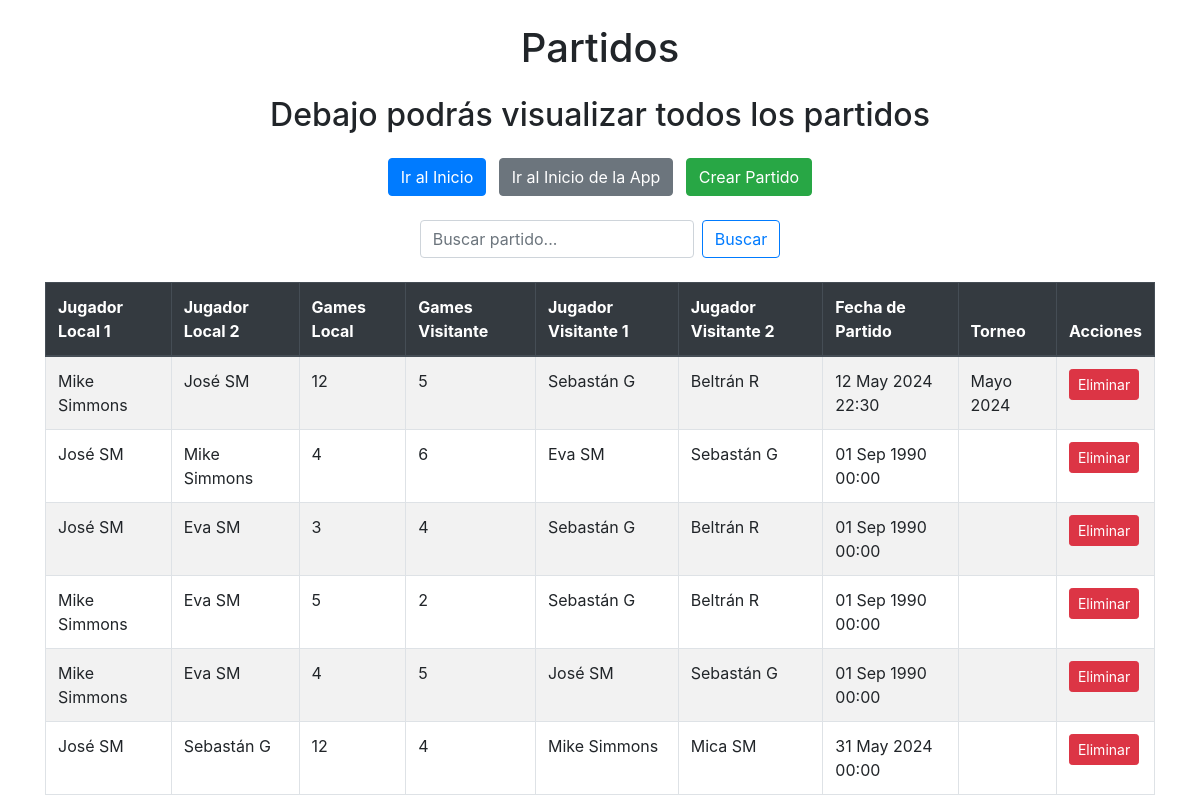
/partidos/partidos_list (signed in), run on an earlier commit of the app's database.
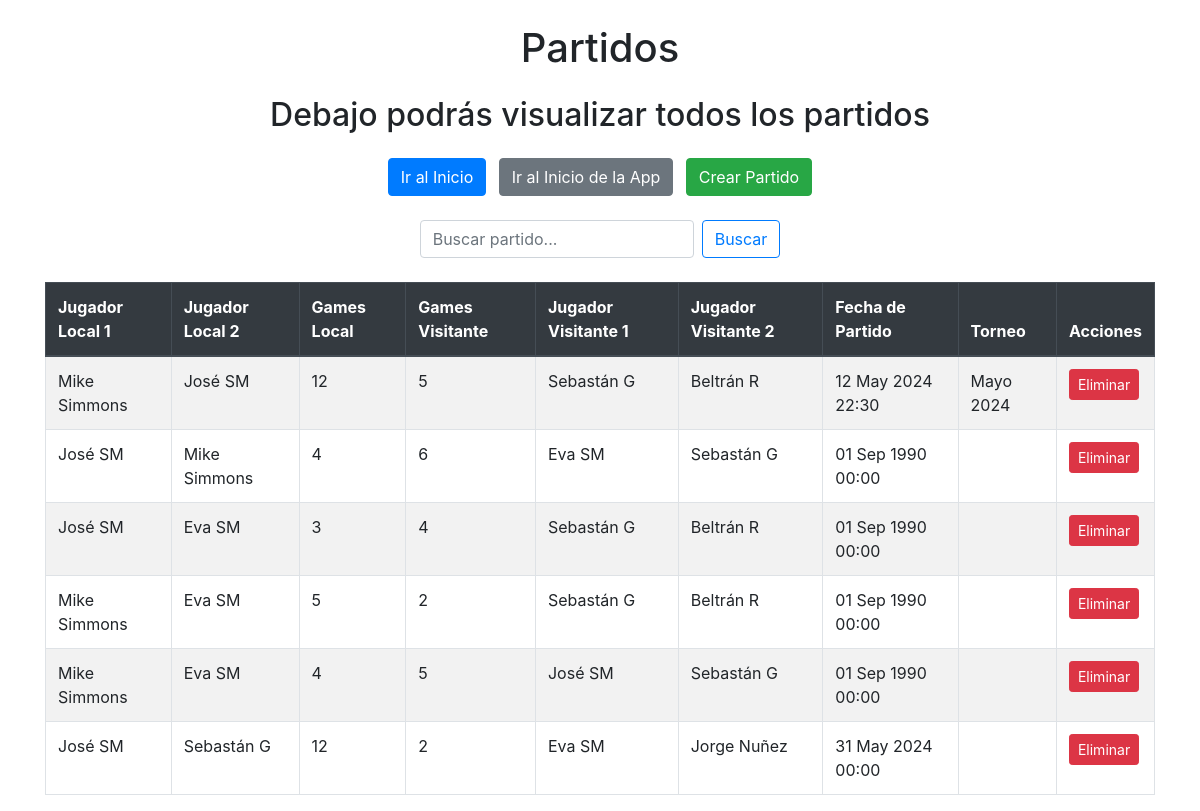
And on a later commit of the database.
### partidos/models.py (models this page shows, shortened)
class Partido(models.Model):
    jugador_local_1 = models.ForeignKey(Jugador, related_name='partidos_como_local_1', on_delete=models.SET_NULL, null=True, blank=True)
    jugador_local_2 = models.ForeignKey(Jugador, related_name='partidos_como_local_2', on_delete=models.SET_NULL, null=True, blank=True)
    games_local = models.PositiveIntegerField()
    games_visitante = models.PositiveIntegerField()
    jugador_visitante_1 = models.ForeignKey(Jugador, related_name='partidos_como_visitante_1', on_delete=models.SET_NULL, null=True, blank=True)
    jugador_visitante_2 = models.ForeignKey(Jugador, related_name='partidos_como_visitante_2', on_delete=models.SET_NULL, null=True, blank=True)
    fecha_de_partido = models.DateTimeField(null=True, blank=True)
    torneo = models.ForeignKey('Torneo', related_name='partidos', on_delete=models.SET_NULL, null=True, blank=True)

class Jugador(models.Model):
    OPCIONES_DE_GENERO = [
        ('Hombre', 'Hombre'),
        ('Mujer', 'Mujer'),
        ('Otro', 'Otro'),
    ]
    nombre = models.CharField(max_length=50)
    apellido = models.CharField(max_length=50)
    sexo = models.CharField(max_length=6, choices= OPCIONES_DE_GENERO)
    nacimiento = models.DateField(null=True, blank=True)

class Torneo(models.Model):
    nombre = models.CharField(max_length=50, unique=True)
    fecha_de_inicio = models.DateField(null=True, blank=True)
    fecha_de_cierre = models.DateField(null=True, blank=True)

### partidos/views.py (the view, shortened to what this page needs)
# urls.py: path("partidos_list", views.partidos_list, name="partidos_list"),
@login_required
def partidos_list(request):
    busqueda = request.GET.get("busqueda", "")
    partidos = Partido.objects.all()
    context = {'partidos': partidos, 'busqueda': busqueda}
    return render(request, "partidos/partidos_list.html", context)

### partidos/templates/partidos/partidos_list.html
{% extends 'core/base.html' %}
{% block Titulo %}
    Partidos
{% endblock Titulo %}
{% block Contenido %}
<div class="text-center my-4">
    <h2>Debajo podrás visualizar todos los partidos</h2>
</div>
<div class="mb-4 text-center">
    <a class="btn btn-primary mx-1" href="{% url 'core:index' %}">Ir al Inicio</a>
    <a class="btn btn-secondary mx-1" href="{% url 'Partidos:index' %}">Ir al Inicio de la App</a>
    <a class="btn btn-success mx-1" href="{% url 'Partidos:partidos_create' %}">Crear Partido</a>
</div>
<form class="form-inline justify-content-center mb-4" action="{% url 'Partidos:partidos_list' %}" method="get">
    <input class="form-control mr-2" type="text" name="busqueda" placeholder="Buscar partido..." value="{{ busqueda }}">
    <button class="btn btn-outline-primary" type="submit">Buscar</button>
</form>
<div class="table-responsive">
    <table class="table table-hover table-striped table-bordered">
        <thead class="thead-dark">
            <tr>
                <th>Jugador Local 1</th>
                <th>Jugador Local 2</th>
                <th>Games Local</th>
                <th>Games Visitante</th>
                <th>Jugador Visitante 1</th>
                <th>Jugador Visitante 2</th>
                <th>Fecha de Partido</th>
                <th>Torneo</th>
                <th>Acciones</th>
            </tr>
        </thead>
        <tbody>
            {% for partido in partidos %}
                <tr>
                    <td>{{ partido.jugador_local_1.nombre }} {{ partido.jugador_local_1.apellido }}</td>
                    <td>{{ partido.jugador_local_2.nombre }} {{ partido.jugador_local_2.apellido }}</td>
                    <td>{{ partido.games_local }}</td>
                    <td>{{ partido.games_visitante }}</td>
                    <td>{{ partido.jugador_visitante_1.nombre }} {{ partido.jugador_visitante_1.apellido }}</td>
                    <td>{{ partido.jugador_visitante_2.nombre }} {{ partido.jugador_visitante_2.apellido }}</td>
                    <td>{{ partido.fecha_de_partido|date:"d M Y H:i" }}</td>
                    <td>{{ partido.torneo.nombre }}</td>
                    <td>
                        <a href="{% url 'Partidos:partido_delete' partido.pk %}" class="btn btn-danger btn-sm">Eliminar</a>
                    </td>
                </tr>
            {% endfor %}
        </tbody>
    </table>
</div>
{% endblock Contenido %}

### core/templates/core/base.html (shortened to what this page needs)
<!DOCTYPE html>
<html lang="es">
<head>
    <link href="https://maxcdn.bootstrapcdn.com/bootstrap/4.5.2/css/bootstrap.min.css" rel="stylesheet">
</head>
<body>
    <div class="container">
        <header class="my-4">
            <h1 class="text-center">
                {% block Titulo %}
                {% endblock Titulo %}
            </h1>
        </header>
        <main>
            {% block Contenido %}
            {% endblock Contenido %}
        </main>
    </div>
</body>
</html>

What changed in the data, as far as the page shows it:
removed Partido: jugador_local_1.nombre "José", jugador_local_1.apellido "SM", jugador_local_2.nombre "Sebastán", jugador_local_2.apellido "G", games_local "12", games_visitante "4", jugador_visitante_1.nombre "Mike", jugador_visitante_1.apellido "Simmons", jugador_visitante_2.nombre "Mica", jugador_visitante_2.apellido "SM", fecha_de_partido "31 May 2024 00:00"
added Partido: jugador_local_1.nombre "José", jugador_local_1.apellido "SM", jugador_local_2.nombre "Sebastán", jugador_local_2.apellido "G", games_local "12", games_visitante "2", jugador_visitante_1.nombre "Eva", jugador_visitante_1.apellido "SM", jugador_visitante_2.nombre "Jorge", jugador_visitante_2.apellido "Nuñez", fecha_de_partido "31 May 2024 00:00"
